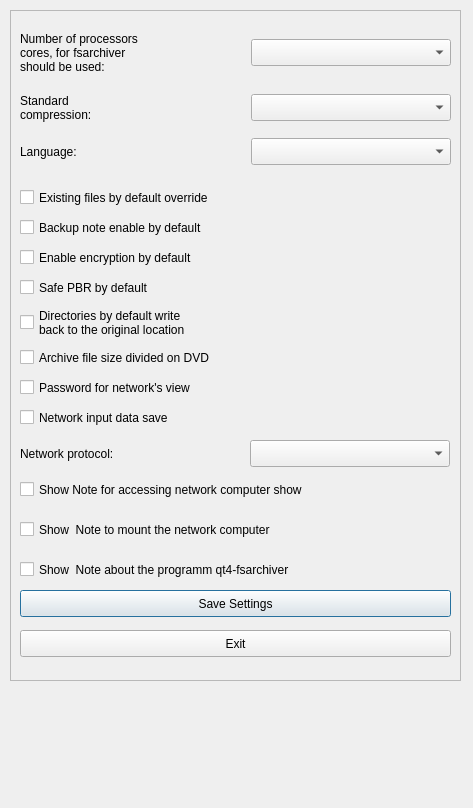
<?xml version="1.0" encoding="UTF-8"?>
<ui version="4.0">
 <class>setting_dialog</class>
 <widget class="QDialog" name="setting_dialog">
  <property name="geometry">
   <rect>
    <x>0</x>
    <y>0</y>
    <width>473</width>
    <height>808</height>
   </rect>
  </property>
  <property name="windowTitle">
   <string>Basic settings</string>
  </property>
  <widget class="QFrame" name="frame">
   <property name="geometry">
    <rect>
     <x>10</x>
     <y>10</y>
     <width>451</width>
     <height>671</height>
    </rect>
   </property>
   <property name="frameShape">
    <enum>QFrame::StyledPanel</enum>
   </property>
   <property name="frameShadow">
    <enum>QFrame::Raised</enum>
   </property>
   <widget class="QLabel" name="label">
    <property name="geometry">
     <rect>
      <x>10</x>
      <y>17</y>
      <width>225</width>
      <height>51</height>
     </rect>
    </property>
    <property name="text">
     <string extracomment="Anzahl Prozessorenkerne, * die für fsarchiver * verwendet werden sollen:">Number of processors
cores, for fsarchiver
should be used:</string>
    </property>
   </widget>
   <widget class="QComboBox" name="cmb_Kerne">
    <property name="geometry">
     <rect>
      <x>241</x>
      <y>29</y>
      <width>200</width>
      <height>27</height>
     </rect>
    </property>
   </widget>
   <widget class="QLabel" name="label_2">
    <property name="geometry">
     <rect>
      <x>10</x>
      <y>81</y>
      <width>225</width>
      <height>34</height>
     </rect>
    </property>
    <property name="text">
     <string extracomment="Standard*kompression:">Standard
compression:</string>
    </property>
   </widget>
   <widget class="QComboBox" name="cmb_zip">
    <property name="geometry">
     <rect>
      <x>241</x>
      <y>84</y>
      <width>200</width>
      <height>27</height>
     </rect>
    </property>
   </widget>
   <widget class="QLabel" name="label_3">
    <property name="geometry">
     <rect>
      <x>10</x>
      <y>128</y>
      <width>225</width>
      <height>27</height>
     </rect>
    </property>
    <property name="text">
     <string>Language:</string>
    </property>
   </widget>
   <widget class="QComboBox" name="cmb_language">
    <property name="geometry">
     <rect>
      <x>241</x>
      <y>128</y>
      <width>200</width>
      <height>27</height>
     </rect>
    </property>
   </widget>
   <widget class="QCheckBox" name="chk_file">
    <property name="geometry">
     <rect>
      <x>10</x>
      <y>168</y>
      <width>441</width>
      <height>39</height>
     </rect>
    </property>
    <property name="text">
     <string extracomment="vorhandene Dateien * standardmäßig überschreiben">Existing files by default override</string>
    </property>
   </widget>
   <widget class="QCheckBox" name="chk_tip">
    <property name="geometry">
     <rect>
      <x>10</x>
      <y>198</y>
      <width>441</width>
      <height>39</height>
     </rect>
    </property>
    <property name="text">
     <string extracomment="Hinweise zur Sicherung * standardmäßig aktivieren">Backup note enable by default</string>
    </property>
   </widget>
   <widget class="QCheckBox" name="chk_folder">
    <property name="geometry">
     <rect>
      <x>10</x>
      <y>293</y>
      <width>441</width>
      <height>39</height>
     </rect>
    </property>
    <property name="text">
     <string extracomment="Verzeichnisse * standardmäßig an * den ursprünglichen * Ort zurückschreiben">Directories by default write 
back to the original location</string>
    </property>
   </widget>
   <widget class="QCheckBox" name="chk_key">
    <property name="geometry">
     <rect>
      <x>10</x>
      <y>228</y>
      <width>441</width>
      <height>39</height>
     </rect>
    </property>
    <property name="text">
     <string extracomment="Verschlüsselung * standardmäßig aktivieren">Enable encryption by default</string>
    </property>
   </widget>
   <widget class="QCheckBox" name="chk_split">
    <property name="geometry">
     <rect>
      <x>10</x>
      <y>328</y>
      <width>441</width>
      <height>39</height>
     </rect>
    </property>
    <property name="text">
     <string extracomment="Archiv-Datei auf DVD * Größe aufteilen">Archive file size divided on DVD</string>
    </property>
   </widget>
   <widget class="QCheckBox" name="chk_password">
    <property name="geometry">
     <rect>
      <x>10</x>
      <y>358</y>
      <width>441</width>
      <height>39</height>
     </rect>
    </property>
    <property name="text">
     <string extracomment="Passwort für Netzwerk * anzeigen">Password for network's view</string>
    </property>
   </widget>
   <widget class="QCheckBox" name="chk_datesave">
    <property name="geometry">
     <rect>
      <x>10</x>
      <y>388</y>
      <width>441</width>
      <height>39</height>
     </rect>
    </property>
    <property name="text">
     <string extracomment="Netzwerkeingabedaten * speichern">Network input data save</string>
    </property>
   </widget>
   <widget class="QPushButton" name="cmd_save">
    <property name="geometry">
     <rect>
      <x>10</x>
      <y>580</y>
      <width>431</width>
      <height>27</height>
     </rect>
    </property>
    <property name="text">
     <string extracomment="Einstellungen speichern">Save Settings</string>
    </property>
   </widget>
   <widget class="QPushButton" name="cmd_cancel">
    <property name="geometry">
     <rect>
      <x>10</x>
      <y>620</y>
      <width>431</width>
      <height>27</height>
     </rect>
    </property>
    <property name="text">
     <string extracomment="Beenden">Exit</string>
    </property>
   </widget>
   <widget class="QCheckBox" name="chk_pbr">
    <property name="geometry">
     <rect>
      <x>10</x>
      <y>258</y>
      <width>441</width>
      <height>39</height>
     </rect>
    </property>
    <property name="text">
     <string extracomment="PBR standradmäßig sichern">Safe PBR by default</string>
    </property>
   </widget>
   <widget class="QComboBox" name="cmb_network">
    <property name="geometry">
     <rect>
      <x>240</x>
      <y>430</y>
      <width>200</width>
      <height>27</height>
     </rect>
    </property>
   </widget>
   <widget class="QLabel" name="label_4">
    <property name="geometry">
     <rect>
      <x>10</x>
      <y>430</y>
      <width>225</width>
      <height>27</height>
     </rect>
    </property>
    <property name="text">
     <string>Network protocol:</string>
    </property>
   </widget>
   <widget class="QCheckBox" name="chk_ssh">
    <property name="geometry">
     <rect>
      <x>10</x>
      <y>460</y>
      <width>441</width>
      <height>39</height>
     </rect>
    </property>
    <property name="text">
     <string extracomment="Hinweis  für den Zugriff auf Netzwerkrechner anzeigen">Show Note for accessing network computer show</string>
    </property>
   </widget>
   <widget class="QCheckBox" name="chk_sshfs">
    <property name="geometry">
     <rect>
      <x>10</x>
      <y>500</y>
      <width>441</width>
      <height>39</height>
     </rect>
    </property>
    <property name="text">
     <string extracomment="Hinweis über das Mounten des Netzwerkrechners anzeigen">Show  Note to mount the network computer</string>
    </property>
   </widget>
   <widget class="QCheckBox" name="chk_prg">
    <property name="geometry">
     <rect>
      <x>10</x>
      <y>540</y>
      <width>441</width>
      <height>39</height>
     </rect>
    </property>
    <property name="text">
     <string extracomment="Hinweise zum Gebrauch des Programms anzeigen">Show  Note about the programm qt4-fsarchiver</string>
    </property>
   </widget>
  </widget>
 </widget>
 <tabstops>
  <tabstop>cmb_Kerne</tabstop>
  <tabstop>cmb_zip</tabstop>
  <tabstop>cmb_language</tabstop>
  <tabstop>chk_file</tabstop>
  <tabstop>chk_tip</tabstop>
  <tabstop>chk_key</tabstop>
  <tabstop>chk_folder</tabstop>
  <tabstop>chk_split</tabstop>
  <tabstop>chk_password</tabstop>
  <tabstop>chk_datesave</tabstop>
  <tabstop>cmd_save</tabstop>
  <tabstop>cmd_cancel</tabstop>
 </tabstops>
 <resources/>
 <connections/>
</ui>
